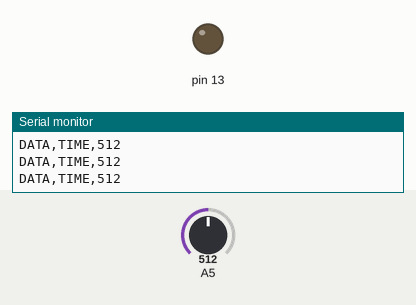
Simulated run of this sketch. Board: Arduino Uno, built with avr-gcc and run on an emulated ATmega328P. Shown: output pins drawn as LEDs (lit = HIGH), the last lines printed to the serial monitor. Dashed ring = blinking. Inputs (shaded band) come from the test bench; at power-on: A5 = 512.

Above: at 1.2 s.
1.3 s: A5 set to 588
2.8 s: A5 set to 610
At 3.05 s:
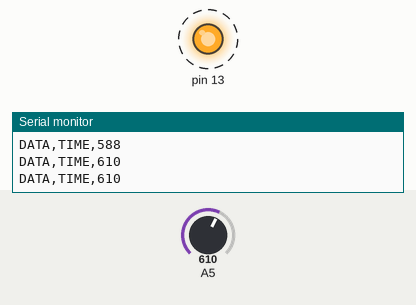
5.8 s: A5 set to 590
At 5.8 s:
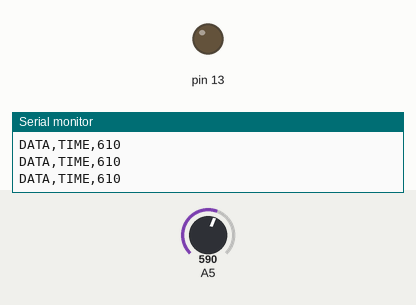
7.3 s: A5 set to 716
At 7.66 s:
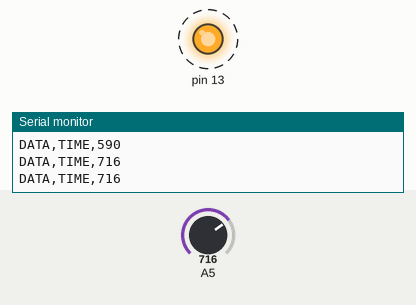
Timing chart, 0 to 11.3 s (numbered marks = the images above; inputs shaded):
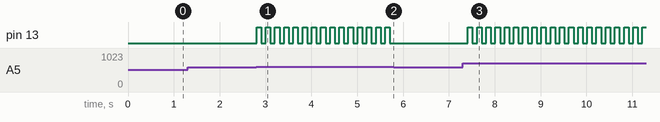

Measured:
- the behaviour switches between 600 and 601 on A5 (found by bisection; images 0 and 1)
- after the input at 2.8 s, pin 13: alternates HIGH for 0.10 s and LOW for 0.10 s, starting at once
- after the input at 5.8 s, pin 13: stops changing and stays LOW
- after the input at 7.3 s, pin 13: alternates HIGH for 0.10 s and LOW for 0.10 s, starting after 0.11 s

The sketch:

Soil_Moisture.ino
```cpp
void setup() {
  //Init Sensors
  //Serial.println("CLEARDATA");
  //Serial.println("LABEL,TIME,X");
  Serial.begin(9600);
  pinMode(13, OUTPUT);

}

void loop() {
  // put your main code here, to run repeatedly:
  int x = analogRead(A5);
  if(x>600){
    digitalWrite(13,HIGH);
  }
  Serial.print("DATA,TIME,");
  Serial.println(x);
  delay(100);
  digitalWrite(13, LOW);
  delay(100);

}
```
